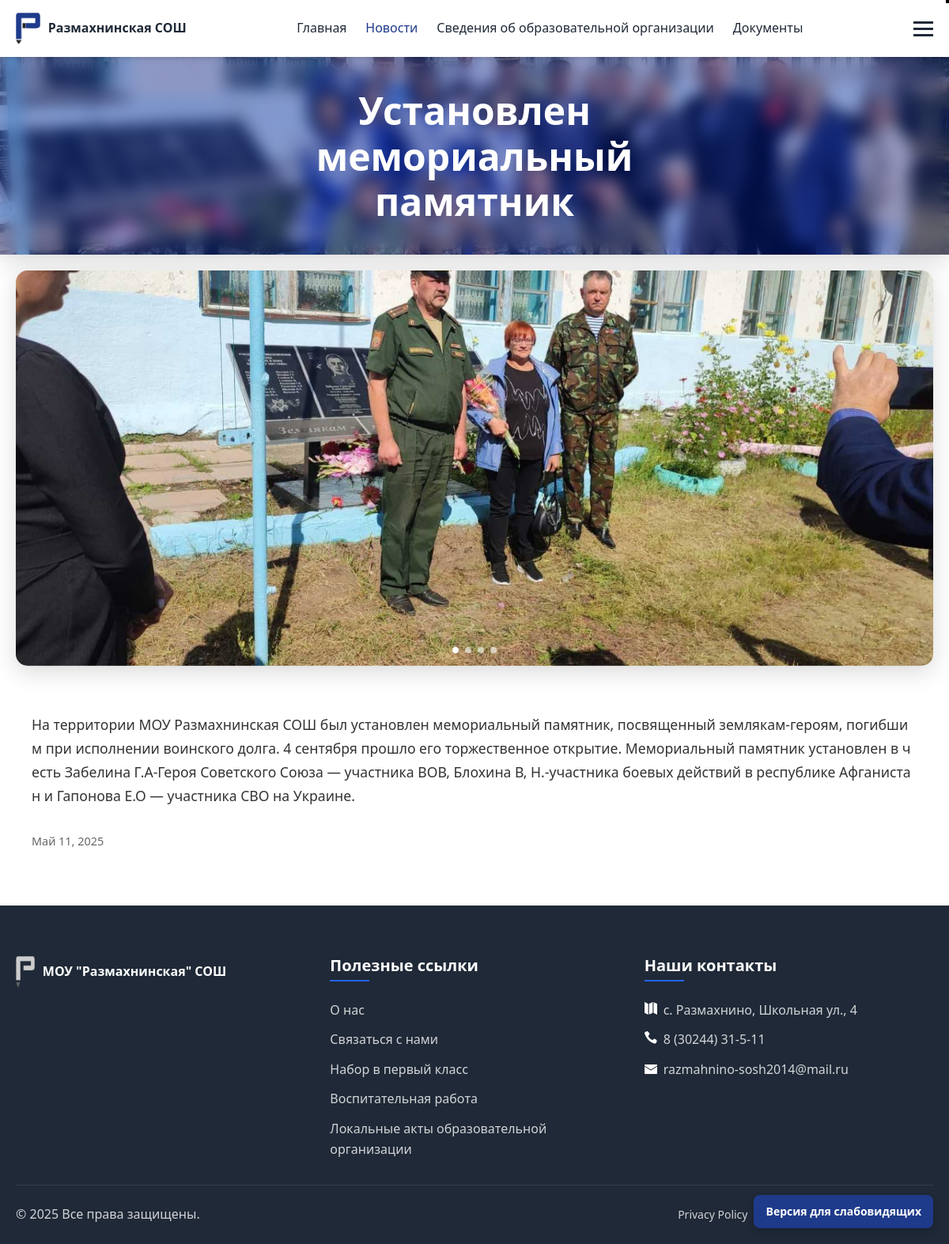
Screenshot of /news/9/ with the database file from the repository.
### www/models.py (models this page shows, shortened)
class NewsArticle(models.Model):
    title = models.CharField(max_length=200)
    content = models.TextField()
    image = models.ImageField(upload_to='news_images/', blank=True, null=True)
    date_posted = models.DateTimeField(default=timezone.now)
    class Meta:
        verbose_name = 'Новости'
        verbose_name_plural = 'Новости'

class NewsImage(models.Model):
    article = models.ForeignKey(NewsArticle, related_name='images', on_delete=models.CASCADE)
    image = models.ImageField(upload_to='news_images/')
    caption = models.CharField(max_length=200, blank=True)

### www/views.py (the view)
# urls.py: path('news/<int:pk>/', news_details.as_view(), name='news_details'),
class news_details(DetailView):
    model = NewsArticle
    template_name = 'news_detail.html'
    context_object_name = 'article'

### templates/news_detail.html (shortened to what this page needs)
{% extends 'include/base.html' %}
{% load static %}
{% block extra_css %}
<link rel="stylesheet" href="https://unpkg.com/swiper/swiper-bundle.min.css">
{% endblock %}
{% block content %}
    <section class="page-header">
    <div class="news-header">
        <div class="news-image-wrapper">
            {% if article.image %}
                <img src="{{ article.image.url }}" class="news-image" alt="{{ article.title }}">
            {% else %}
                <img src="{% static 'images/news-placeholder.jpg' %}" class="news-image" alt="{{ article.title }}">
            {% endif %}
            <div class="glass-effect"></div>
            <h1 class="news-title">{{ article.title }}</h1>
        </div>
    </div></section>
<div class="news-article">
    <div class="swiper-container">
        <div class="swiper-wrapper">
            {% for image in article.images.all %}
            <div class="swiper-slide">
                <img src="{{ image.image.url }}" alt="{{ image.caption|default:article.title }}">
            </div>
            {% empty %}
            <div class="swiper-slide">
                <img src="{% static 'images/news-placeholder.jpg' %}" alt="{{ article.title }}">
            </div>
            {% endfor %}
        </div>
        <div class="swiper-pagination"></div>
    </div>
    <div class="news-content">
                <div class="news-text">{{ article.content|safe }}</div>
        <p class="news-date">{{ article.date_posted|date:"F d, Y" }}</p>
    </div>
</div>
{% endblock %}

### static/css/style.css (style rules this page uses)
:root { --primary-color: #1e3a8a; --primary-light: #2563eb; --secondary-color: #f59e0b; --text-color: #1f2937; --text-light: #6b7280; --background-color: #ffffff; --background-alt: #f3f4f6; --border-color: #e5e7eb; --success-color: #10b981; --error-color: #ef4444; --box-shadow: 0 4px 6px -1px rgba(0, 0, 0, 0.1), 0 2px 4px -1px rgba(0, 0, 0, 0.06); --transition: all 0.3s ease; }
* { margin: 0; padding: 0; box-sizing: border-box; }
body { font-family: "Segoe UI", Tahoma, Geneva, Verdana, sans-serif; color: var(--text-color); line-height: 1.6; background-color: var(--background-color); }
img { max-width: 100%; height: auto; }
h1, h2, h3, h4, h5, h6 { font-weight: 700; line-height: 1.2; margin-bottom: 1rem; }
h1 { font-size: 2.5rem; }
p { margin-bottom: 1rem; }
section { padding: 4rem 0; }
.news-image { height: 200px; overflow: hidden; }
.news-content { padding: 1.5rem; }
.news-content p { overflow: hidden; }
.news-date { color: var(--text-light); font-size: 0.875rem; margin-bottom: 0.5rem; }
.page-header { background-color: var(--background-alt); padding: 3rem 0; text-align: center; }

### templates/news_detail.html (style rules this page uses)
.news-article { max-width: 1200px; margin: 0 auto; padding: 20px; }
.page-header { padding: 0; }
.news-image-wrapper { position: relative; overflow: hidden; box-shadow: 0 8px 30px rgba(0,0,0,0.15); }
.news-image { width: 100%; height: 250px; object-fit: cover; display: block; }
.glass-effect { position: absolute; top: 0; left: 0; width: 100%; height: 100%; background: rgba(0, 35, 162, 0.4); backdrop-filter: blur(10px); -webkit-backdrop-filter: blur(10px); }
.swiper-container { width: 100%; height: 500px; border-radius: 15px; overflow: hidden; box-shadow: 0 8px 30px rgba(0,0,0,0.15); margin-bottom: 40px; position: relative; }
.swiper-slide { position: relative; }
.swiper-slide img { width: 100%; height: 100%; object-fit: cover; }
.news-title { position: absolute; top: 50%; left: 50%; transform: translate(-50%, -50%); color: white; font-size: 3rem; text-align: center; padding: 30px 50px; max-width: 900px; margin: 0 auto; }
.news-content { padding: 20px; }
.news-date { color: #666; font-size: 0.9rem; text-align: left; margin-bottom: 30px; margin-top: 30px; }
.news-text { line-height: 1.7; font-size: 1.1rem; color: #333; word-break: break-all; }

### rows the page displays
NewsArticle: image (picture), title "Установлен мемориальный памятник", content "На территории МОУ Размахнинская СОШ был установлен мемориальный памятник, посвященный землякам-героям, погибшим при исполнении воинского долга. 4 сентября прошло его торжественное открытие. Мемориальный памятник установлен в честь Забелина Г.А-Героя Советского Союза — участника ВОВ, Блохина В, Н.-участника боевых действий в республике Афганистан и Гапонова Е.О — участника СВО на Украине.", date_posted "Май 11, 2025"
NewsImage: image (picture)
